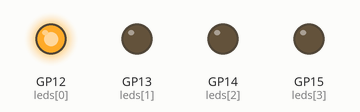
The program below on a simulated Raspberry Pi Pico running MicroPython. Shown: output pins drawn as LEDs (lit = HIGH).

Above: at 0.07 s.
At 0.52 s:
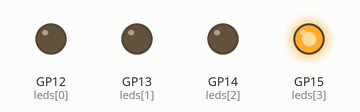
At 1.27 s:
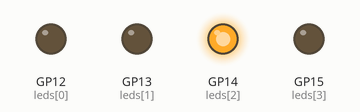
At 2.62 s:
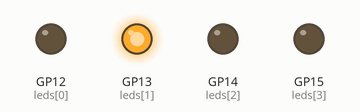
Timing chart, 0 to 3.0 s (numbered marks = the images above):
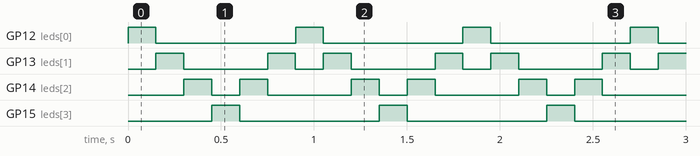

The program:

ping_pong.py
```python
from machine import Pin
from time import sleep

leds = [
    Pin(12, Pin.OUT),
    Pin(13, Pin.OUT),
    Pin(14, Pin.OUT),
    Pin(15, Pin.OUT)
]

while True:
    for i in range(len(leds)):
        leds[i].on()
        sleep(0.15)
        leds[i].off()

    for i in range(len(leds) - 2, 0, -1):
        leds[i].on()
        sleep(0.15)
        leds[i].off()
```

Measured:
- by itself, GP12 (leds[0]), GP15 (leds[3]): alternates HIGH for 0.15 s and LOW for 0.75 s
- by itself, GP13 (leds[1]): repeats every 0.90 s: LOW 0.45 s, HIGH 0.15 s, LOW 0.15 s, HIGH 0.15 s
- by itself, GP14 (leds[2]): repeats every 0.90 s: LOW 0.15 s, HIGH 0.15 s, LOW 0.45 s, HIGH 0.15 s
